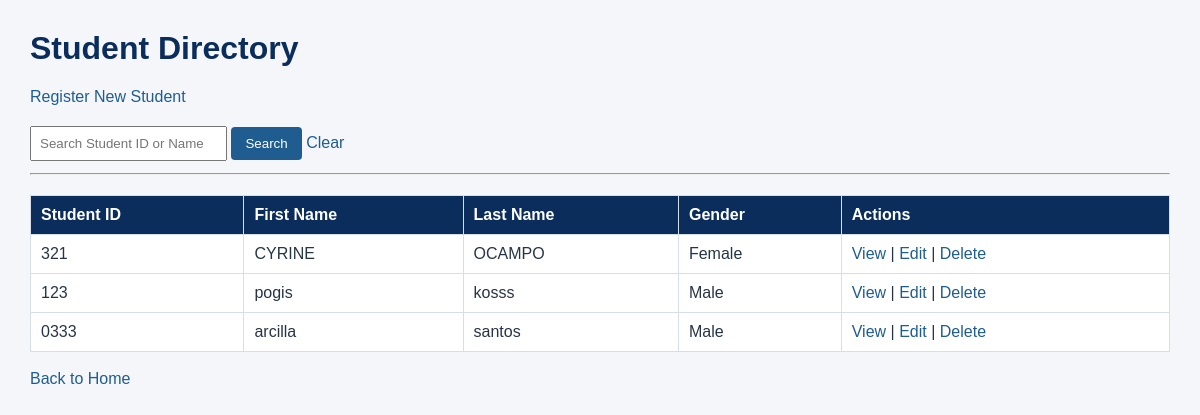
The app's page /registration/students/ (signed in) with its own data.
### registration/models.py (models this page shows, shortened)
class Student(models.Model):
    GENDER_CHOICES = [
        ('Male', 'Male'),
        ('Female', 'Female'),
    ]
    student_id = models.CharField(max_length=20, unique=True)
    first_name = models.CharField(max_length=100)
    last_name = models.CharField(max_length=100)
    gender = models.CharField(max_length=10, choices=GENDER_CHOICES)
    date_of_birth = models.DateField()
    contact_no = models.CharField(max_length=20)

### registration/views.py (the view)
# urls.py: path('students/', views.student_list, name='student_list'),
@user_passes_test(staff_check, login_url='login')
def student_list(request):
    query = request.GET.get('q', '').strip()
    students = Student.objects.all().order_by('last_name', 'first_name')
    if query:
        students = students.filter(
            Q(student_id__icontains=query)
            | Q(first_name__icontains=query)
            | Q(last_name__icontains=query)
        )
    context = {
        'students': students,
        'query': query,
    }
    return render(
        request,
        'registration/student_list.html',
        context,
    )

### registration/views.py (called while the page is built)
def staff_check(user):
    return user.is_authenticated and user.is_staff

### registration/templates/registration/student_list.html (shortened to what this page needs)
{% load static %}
<!DOCTYPE html>
<html lang="en">
<head>
    <link rel="stylesheet" href="{% static 'registration/style.css' %}">
</head>
<body>
    <h1>Student Directory</h1>
    <p>
        <a href="{% url 'student_create' %}">Register New Student</a>
    </p>
    <form method="get">
        <input type="text" name="q" value="{{ query }}" placeholder="Search Student ID or Name">
        <button type="submit">Search</button>
        <a href="{% url 'student_list' %}">Clear</a>
    </form>
    <hr>
    {% if students %}
        <table>
            <thead>
                <tr>
                    <th>Student ID</th>
                    <th>First Name</th>
                    <th>Last Name</th>
                    <th>Gender</th>
                    <th>Actions</th>
                </tr>
            </thead>
            <tbody>
                {% for student in students %}
                    <tr>
                        <td>{{ student.student_id }}</td>
                        <td>{{ student.first_name }}</td>
                        <td>{{ student.last_name }}</td>
                        <td>{{ student.gender }}</td>
                        <td>
                            <a href="{% url 'student_detail' student.pk %}">View</a>
                            |
                            <a href="{% url 'student_update' student.pk %}">Edit</a>
                            |
                            <a href="{% url 'student_delete' student.pk %}">Delete</a>
                        </td>
                    </tr>
                {% endfor %}
            </tbody>
        </table>
    {% else %}
        <p>No Student records found.</p>
    {% endif %}
    <br>
    <a href="{% url 'home' %}">Back to Home</a>
</body>
</html>

### registration/static/registration/style.css (style rules this page uses)
body { font-family: Arial, sans-serif; background: #f4f6f9; color: #263445; margin: 30px; }
h1 { color: #0b2d5c; }
a { color: #1f5d91; text-decoration: none; }
table { width: 100%; border-collapse: collapse; background: #ffffff; margin-top: 20px; }
th { background: #0b2d5c; color: #ffffff; text-align: left; }
th, td { padding: 10px; border: 1px solid #d7dee8; }
button { background: #1f5d91; color: #ffffff; border: 0; padding: 9px 14px; cursor: pointer; border-radius: 4px; }
input, select { padding: 8px; margin: 4px 0; }

### records on screen
Student: student_id "321", first_name "CYRINE", last_name "OCAMPO", gender "Female"
Student: student_id "123", first_name "pogis", last_name "kosss", gender "Male"
Student: student_id "0333", first_name "arcilla", last_name "santos", gender "Male"
